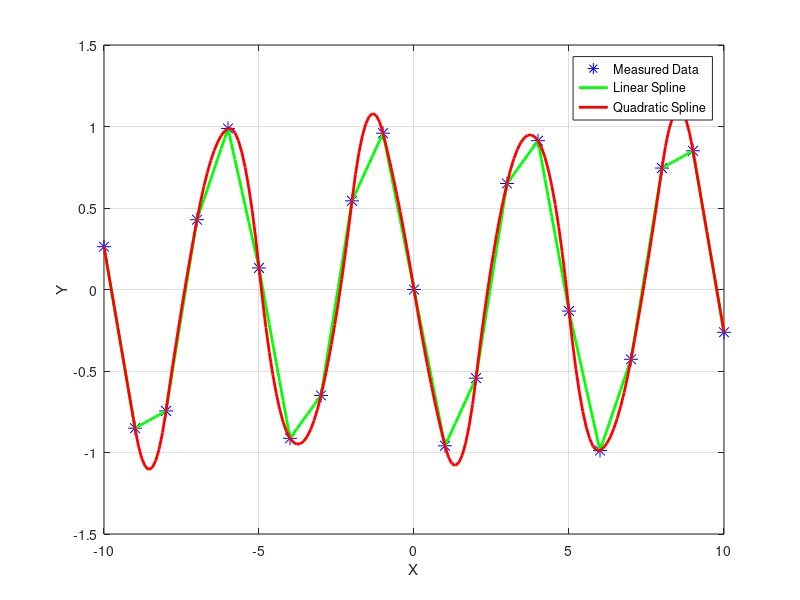

Source code (MATLAB):
clear
clc
close all
X = (-10:10)';
Y = sin(5*X);% + rand(length(X),1);

fig = figure();
set(fig,'color','white')
set(gca,'FontSize',18)
p0 = plot(X,Y,'b*','MarkerSize',10);
xlabel('X')
ylabel('Y')
grid on
hold on

%%%Linear Splines
for idx = 1:length(X)-1
   m = (Y(idx+1)-Y(idx) )/(X(idx+1)-X(idx));
   xspline = linspace(X(idx),X(idx+1),10);
   yspline = m*(xspline-X(idx)) + Y(idx);
   p1 = plot(xspline,yspline,'g-','LineWidth',2);
end

%%%Quadratic Splines
N = length(X);
n = N-1;

%%%%Create H0 = [2*(n-1) x 3*n]
H0 = zeros(2*n-2,3*n);
K0 = zeros(2*n-2,1);
for idx = 1:(n-1)
    col = idx;
    row = 2*(idx-1)+1;
    H0(row,col) = X(idx+1)^2;
    H0(row+1,col+1) = X(idx+1)^2;
    H0(row,n+col) = X(idx+1);
    H0(row+1,n+col+1) = X(idx+1);
    H0(row,2*n+col) = 1;
    H0(row+1,2*n+col+1) = 1;
    K0(row) = Y(idx+1);
    K0(row+1) = Y(idx+1);
end

%%%Create H1 = [n-1 x 3*n];
H1 = zeros(n-1,3*n);
for idx = 1:n-1
    H1(idx,idx) = 2*X(idx+1);
    H1(idx,idx+1) = -2*X(idx+1);
    H1(idx,n+idx) = 1;
    H1(idx,n+idx+1) = -1;
end
%%%Create HE
HE = zeros(2,3*n);
HE(1,1) = X(1)^2;
HE(1,n+1) = X(1);
HE(1,2*n+1) = 1;
HE(2,n) = X(end)^2;
HE(2,2*n) = X(end);
HE(2,end) = 1;

%%%Compute H
H = [H0;H1;HE];
[r,c] = size(H);

%%%Compute K
K = zeros(r,1);
K(1:(2*(n-1))) = K0;
K(end-1) = Y(1);
K(end) = Y(end);

%%%Assume now that a1 = 0
H = H(:,2:end);

coeffs = inv(H)*K;

%%%Get all your A's,B's, and C's
A = [0;coeffs(1:n-1)];
B = coeffs(n:2*n-1);
C = coeffs(2*n:end);

%%%%Plot the results
for idx = 1:n
    xspline = linspace(X(idx),X(idx+1),10);
    yspline = A(idx)*xspline.^2 + B(idx)*xspline + C(idx);
    p2 = plot(xspline,yspline,'r-','LineWidth',2);
end

legend([p0 p1 p2],'Measured Data','Linear Spline','Quadratic Spline')
